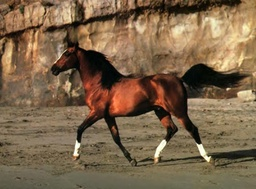
#> input picture horse/rgb/horse001.jpg, 256 x 189 px, shrunk from 800 x 590 before the run
$ jupyter execute --allow-errors Replication_Preliminary_Results.ipynb
#> lines starting #> are read from the running program, lines starting #| are printed output that depends on the picture; after the words box and inside, x2 and y2 are one past the last pixel; in counts of white or black regions, pixels touching at a corner belong together
[cell 1]
# Importing packages:
from skimage.segmentation import slic,mark_boundaries
from skimage.util import img_as_float
from skimage import io
from skimage.measure import regionprops
from skimage.color import rgb2hsv
from sklearn.model_selection import StratifiedKFold,StratifiedShuffleSplit,KFold,ShuffleSplit
from sklearn.model_selection import cross_val_score
from sklearn.neighbors import KNeighborsClassifier
from sklearn.ensemble import GradientBoostingClassifier
from sklearn.metrics import f1_score
from sklearn import svm
import cv2 as cv
import os,glob, shutil
import numpy as np
import matplotlib.pyplot as plt
import argparse
imagename= "horse/rgb/horse001.jpg"
labeling= "horse/figure_ground/horse001.jpg"
n_segments =10
sigma = 5
def preprocessing(imagename, labeling,n_segments,sigma):
    # load the image and convert it to a floating point data type
    image= img_as_float(io.imread(imagename))
    #load the image with the labeling
    imlabels= cv.imread(labeling)
    imlabels= cv.resize(imlabels,(image.shape[1],image.shape[0]))
    # Perform slic super pixels segmentations
    segments = slic(image, n_segments = n_segments, sigma = sigma)
    regionpro=regionprops(segments,imlabels[:,:,1])
    prob=np.array([p.mean_intensity/255 for p in regionpro])
    prob = np.insert(prob, 0, [0])
    labels=[0 if i<0.5 else 1 for i in prob]
    return image,segments,labels

def make3d(descriptor):
    if (descriptor.ndim==2):
        dim=1
    else:
        dim=descriptor.shape[2]
    return np.reshape(descriptor, (descriptor.shape[0],descriptor.shape[1],dim))


def compute_polling(plane, segments):
    numsegments = int(np.max(segments)+1)
    fv = np.zeros((5,numsegments))
    fv[3,:] = np.max(plane)
    fv[4,:] = np.min(plane)
    for y in range(plane.shape[0]):
        for x in range(plane.shape[1]):
            L = int(segments[y,x])
            V = plane[y,x]
            fv[0,L] = fv[0,L]+1
            fv[1,L] = fv[1,L]+V
            fv[2,L] = fv[2,L]+V**2
            fv[3,L] = min(fv[3,L],V)
            fv[4,L] = max(fv[4,L],V)
    #for L in range(numsegments):
    fv[1,:] = fv[1,:]/fv[0,:]
    fv[2,:] = fv[2,:]-fv[1,:]**2
    fv[np.isnan(fv)] = 0
    return fv


def build_features(image, segments):
    hsv = rgb2hsv(image)
    h=hsv[:,:,0]/180
    s=hsv[:,:,1]/255
    v=hsv[:,:,2]/255
    ga=cv.GaussianBlur(image,(61,61),8.0)
    laga=cv.Laplacian(ga,cv.CV_64F)
    sobel= cv.Sobel(image,cv.CV_64F,1,0,ksize=3)
    descriptors=[image,h,s,v,ga,laga,sobel]
    dataset=np.zeros((5,segments.max()+1))
    count=0
    for descriptor in descriptors:
        descriptor = make3d(descriptor)
        for channel in range(0,descriptor.shape[2]):
            plane = descriptor[:,:,channel]
            fv=compute_polling(plane,segments)
            dataset=np.r_[dataset,fv]
    return dataset

def build_dataset(imagespath,labelingpath):
    imlist = glob.glob(os.path.join(imagespath,'*.jpg'))
    data  = np.ndarray((0,80))
    labeling = []
    for im in imlist[0:20]:
        image,segments,labels = preprocessing(im,labelingpath+im[10:],n_segments,sigma)
        dataset = np.transpose(build_features(image,segments))
        data = np.r_[data,dataset]
        labeling += labels
    return data,labeling

def classify(dataset,labels):
    k = 5
    n_splits=5
    skf = StratifiedKFold(n_splits=n_splits)
    skf_ss = StratifiedShuffleSplit(n_splits=n_splits)
    C=1
    classifiers={"knn":KNeighborsClassifier(n_neighbors=k),"svml":svm.SVC(kernel='linear', C=C)
                 ,"svmr":svm.SVC(kernel='rbf', C=C),
                   "boost":GradientBoostingClassifier(n_estimators=100, learning_rate=1.0,
                                                             max_depth=2, random_state=0)}
    scores={}
    for k in classifiers.keys():
        sc= cross_val_score(classifiers[k],dataset,labels,cv=skf)
        sc_f= cross_val_score(classifiers[k],dataset,labels,cv=skf)
        sc2= cross_val_score(classifiers[k],dataset,labels,cv=skf_ss)
        scores[k]=[sc.mean(),sc.std()]
        scores["shuffling "+ k]=[sc2.mean(),sc2.std()]
    return scores

# Single Image Example:

[cell 2]
imagename= "horse/rgb/horse001.jpg"
labeling= "horse/figure_ground/horse001.jpg"
n_segments =100
sigma = 5
image,segments,labels=preprocessing(imagename,labeling,n_segments,sigma)
#> in preprocessing, `segments = slic(image, n_segments = n_segments, sigma = sigma)`:
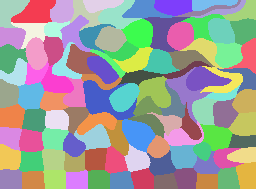
#> segments: shape (189, 256) int64; 106 distinct labels, from 1 to 106; one colour per label, 0 black
#> in preprocessing, `regionpro=regionprops(segments,imlabels[:,:,1])`: regionpro = 106 regions; largest, box (x1, y1, x2, y2) and area: (83, 80, 137, 120) 990, (122, 119, 156, 153) 728, (11, 0, 56, 23) 726, (136, 76, 171, 108) 710, (144, 17, 190, 52) 694
#> in preprocessing, `prob=np.array([p.mean_intensity/255 for p in regionpro])`: prob = 106 values, max 0.728 at index 15, min 0.0426 at index 37, mean 0.394
#> in preprocessing, `prob = np.insert(prob, 0, [0])`: prob = 107 values, max 0.728 at index 16, min 0 at index 0, mean 0.39
#> in preprocessing, `labels=[0 if i<0.5 else 1 for i in prob]`: labels = 107 values, max 1 at index 3, min 0 at index 0, mean 0.196
dataset=build_features(image,segments)
#> in build_features, `hsv = rgb2hsv(image)`: hsv: shape (189, 256, 3) float64; mean of channels 0, 1, 2 0.104, 0.428, 0.486
#> in build_features, `h=hsv[:,:,0]/180`:
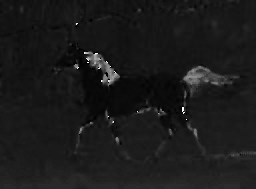
#> h: shape (189, 256) float64; min 0, max 0.00546, mean 0.000576; drawn with min black and max white
#> in build_features, `s=hsv[:,:,1]/255`:
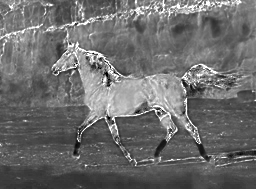
#> s: shape (189, 256) float64; min 0, max 0.00392, mean 0.00168; drawn with min black and max white
#> in build_features, `v=hsv[:,:,2]/255`:
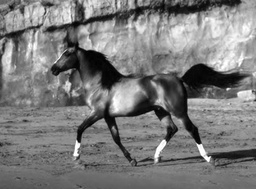
#> v: shape (189, 256) float64; min 3.08e-05, max 0.00392, mean 0.00191; drawn with min black and max white
#> in build_features, `ga=cv.GaussianBlur(image,(61,61),8.0)`:
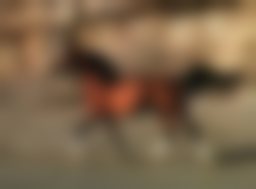
#> ga: shape (189, 256, 3) float64; mean R, G, B 0.486, 0.396, 0.291
#> in build_features, `laga=cv.Laplacian(ga,cv.CV_64F)`:
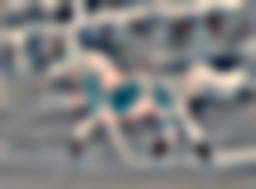
#> laga: shape (189, 256, 3) float64; mean R, G, B 3.41e-06, 2.52e-06, 1.76e-06; drawn with min black and max white
#> in build_features, `sobel= cv.Sobel(image,cv.CV_64F,1,0,ksize=3)`:
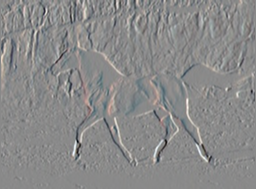
#> sobel: shape (189, 256, 3) float64; mean R, G, B 0.00467, 0.00421, 0.00251; drawn with min black and max white
#> the loop in build_features, `for descriptor in descriptors:` made 7 passes
#> dim in make3d on passes 1 to 7: 3, 1, 1, 1, 3, 3, 3
#> after the loop in build_features, `for descriptor in descriptors:`:
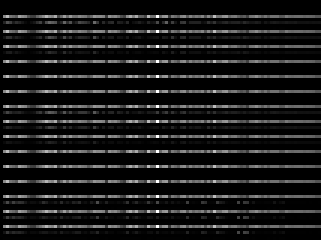
#> dataset: shape (80, 107) float64 (shown 3 times larger); min -3.21, max 990, mean 93.2; drawn with min black and max white
data=np.transpose(dataset)
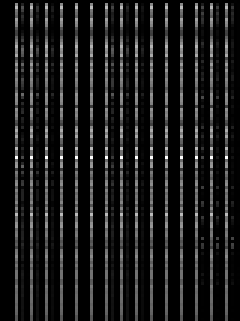
#> data: shape (107, 80) float64 (shown 3 times larger); min -3.21, max 990, mean 93.2; drawn with min black and max white
classify(data,labels)
#> the loop in classify, `for k in classifiers.keys():` made 4 passes
#> (sc_f, sc2) on passes 1 to 4: ([0.909, 0.864, 0.81, 0.905, 0.81], [1, 1, 0.909, 0.818, 0.818]), ([0.909, 1, 0.952, 1, 0.857], [1, 1, 1, 1, 0.909]), ([0.818, 0.773, 0.81, 0.81, 0.81], [0.818, 0.818, 0.818, 0.818, 0.818]), ([0.955, 1, 1, 1, 0.952], [1, 0.909, 1, 0.909, 1])
#> after the loop in classify, `for k in classifiers.keys():`: scores = {'knn': [0.859, 0.0436], 'shuffling knn': [0.909, 0.0813], 'svml': [0.944, 0.055], 'shuffling svml': [0.982, 0.0364], 'svmr': [0.804, 0.0159], 'shuffling svmr': [0.818, 1.11e-16], 'boost': [0.981, 0.0228], 'shuffling boost': [0.964, 0.0445]}
#> Out has the same summary as scores in classify

# 21 Images Example :

[cell 3]
imagespath = "horse/rgb/"
labelingpath = "horse/figure_ground/"
data,labels = build_dataset(imagespath,labelingpath)
#> the loop in build_features (call 2), `for descriptor in descriptors:` made 7 passes
#> in build_dataset, `labeling += labels`: labeling has the same summary as labels in preprocessing
#> pass 2 of the loop in build_dataset, `for im in imlist[0:20]:`:
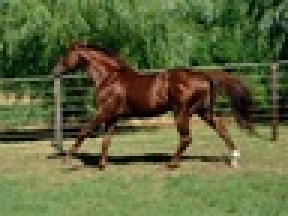
#> input picture horse/rgb/horse025.jpg, 96 x 72 px, shrunk from 300 x 226 before the run (shown 3 times larger)
#> image: shape (72, 96, 3) float64
#> imlabels: shape (72, 96, 3)
#> in preprocessing (call 3), `segments = slic(image, n_segments = n_segments, sigma = sigma)`:
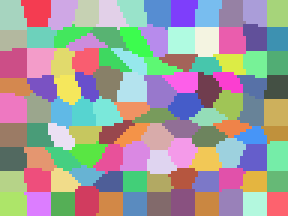
#> segments: shape (72, 96) int64 (shown 3 times larger); 108 distinct labels, from 1 to 108; one colour per label, 0 black
#> regionpro = 108 regions; largest, box (x1, y1, x2, y2) and area: (48, 25, 59, 36) 89, (0, 16, 9, 26) 86, (39, 24, 49, 34) 86, (0, 31, 9, 41) 85, (31, 22, 41, 34) 84
#> in preprocessing (call 3), `prob=np.array([p.mean_intensity/255 for p in regionpro])`: prob = 108 values, max 0.614 at index 79, min 0.0731 at index 57, mean 0.404
#> in preprocessing (call 3), `prob = np.insert(prob, 0, [0])`: prob = 109 values, max 0.614 at index 80, min 0 at index 0, mean 0.4
#> in preprocessing (call 3), `labels=[0 if i<0.5 else 1 for i in prob]`: labels = 109 values, max 1 at index 2, min 0 at index 0, mean 0.349
#> hsv: shape (72, 96, 3) float64; mean of channels 0, 1, 2 0.198, 0.505, 0.429
#> h: shape (72, 96) float64
#> s: shape (72, 96) float64
#> v: shape (72, 96) float64
#> ga: shape (72, 96, 3) float64
#> laga: shape (72, 96, 3) float64
#> sobel: shape (72, 96, 3) float64
#> in build_dataset, `data = np.r_[data,dataset]`:
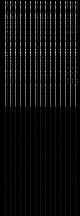
#> data: shape (216, 80) float64; min -3.21, max 990, mean 52.7; drawn with min black and max white
#> labeling = 216 values, max 1 at index 3, min 0 at index 0, mean 0.273
#> pass 3 of the loop in build_dataset, `for im in imlist[0:20]:`:
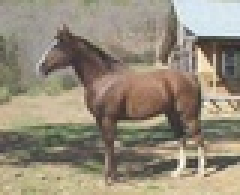
#> input picture horse/rgb/horse026.jpg, 80 x 65 px, shrunk from 250 x 203 before the run (shown 3 times larger)
#> image: shape (65, 80, 3) float64
#> imlabels: shape (65, 80, 3)
#> in preprocessing (call 4), `segments = slic(image, n_segments = n_segments, sigma = sigma)`:
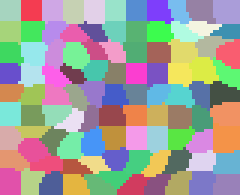
#> segments: shape (65, 80) int64 (shown 3 times larger); 99 distinct labels, from 1 to 99; one colour per label, 0 black
#> regionpro = 99 regions; largest, box (x1, y1, x2, y2) and area: (71, 41, 80, 51) 81, (71, 0, 80, 8) 70, (70, 34, 80, 42) 70, (63, 19, 73, 28) 66, (21, 14, 30, 23) 65
#> in preprocessing (call 4), `prob=np.array([p.mean_intensity/255 for p in regionpro])`: prob = 99 values, max 0.903 at index 9, min 0.258 at index 30, mean 0.547
#> in preprocessing (call 4), `prob = np.insert(prob, 0, [0])`: prob = 100 values, max 0.903 at index 10, min 0 at index 0, mean 0.542
#> in preprocessing (call 4), `labels=[0 if i<0.5 else 1 for i in prob]`: labels = 100 values, max 1 at index 1, min 0 at index 0, mean 0.58
#> hsv: shape (65, 80, 3) float64; mean of channels 0, 1, 2 0.143, 0.199, 0.591
#> h: shape (65, 80) float64
#> s: shape (65, 80) float64
#> v: shape (65, 80) float64
#> ga: shape (65, 80, 3) float64
#> laga: shape (65, 80, 3) float64
#> sobel: shape (65, 80, 3) float64
#> in build_dataset, `data = np.r_[data,dataset]`:
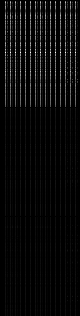
#> data: shape (316, 80) float64; min -3.21, max 990, mean 39.6; drawn with min black and max white
#> labeling = 316 values, max 1 at index 3, min 0 at index 0, mean 0.37
#> labels has the same summary as labeling in build_dataset

[cell 4]
classify(data,labels)
#> the loop in classify (call 2), `for k in classifiers.keys():` made 4 passes
#> (sc_f, sc2) on passes 1 to 3: ([0.625, 0.698, 0.762, 0.81, 0.603], [0.844, 0.875, 0.938, 0.844, 0.844]), ([0.859, 0.984, 1, 0.889, 0.952], [1, 1, 0.969, 1, 0.969]), ([0.625, 0.635, 0.635, 0.635, 0.619], [0.625, 0.656, 0.625, 0.625, 0.625])
#> sc2 on pass 4: [1, 1, 1, 1, 1]
#> Out = {'knn': [0.7, 0.0785], 'shuffling knn': [0.869, 0.0364], 'svml': [0.937, 0.0543], 'shuffling svml': [0.988, 0.0153], 'svmr': [0.63, 0.00659], 'shuffling svmr': [0.631, 0.0125], 'boost': [1, 0], 'shuffling boost': [1, 0]}
